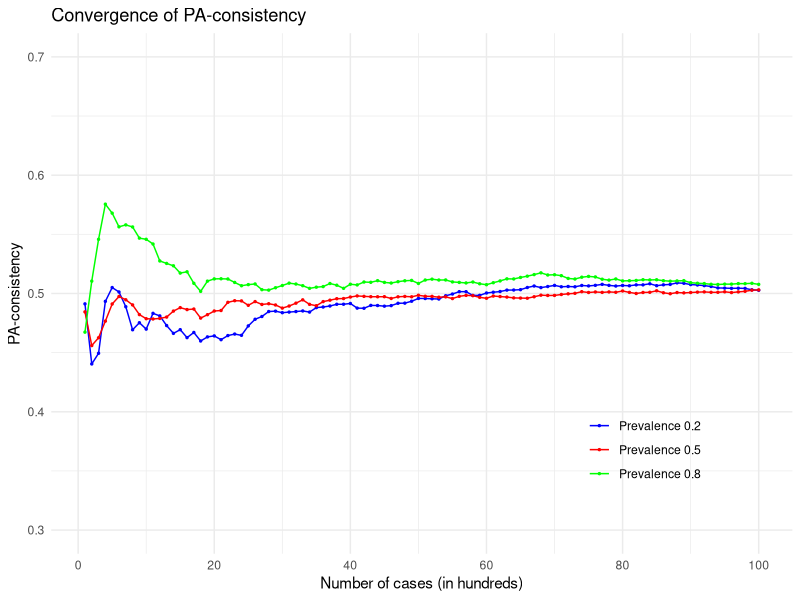
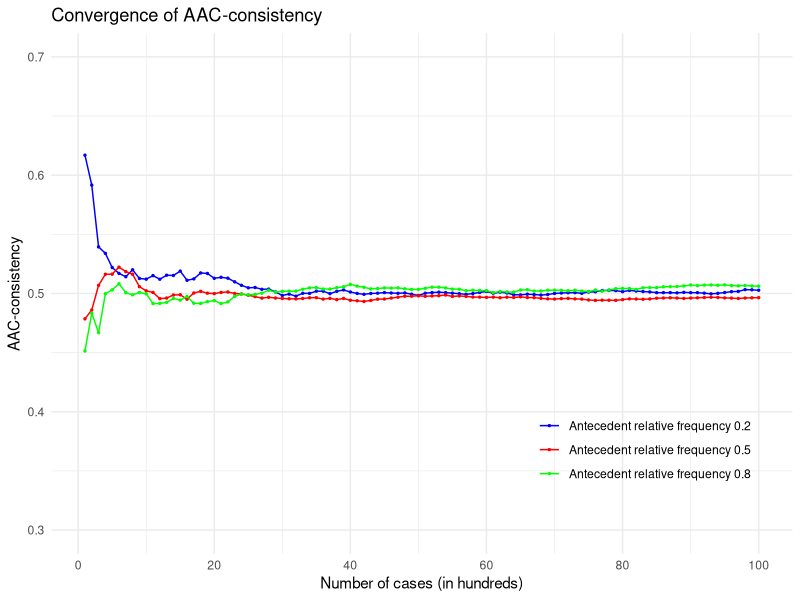

These charts were generated, in order, by the following R code:
### This script creates a plot that illustrates how PA-consistency converges 
### to 0.5 with increasing number of cases when antecedent and outcome are 
### independent, regardless of the prevalence of the outcome. The script also 
### creates a plot that illustrates how AAC-consistency converges to 0.5 with 
### increasing number of cases when antecedent and outcome are independent, 
### regardless of the relative frequency of the antecedent.


# set seed to ensure replicability
set.seed(552)

# load libraries
library(ggplot2)

# define a function that calculates PA-consistency
calculate_PA_con <- function(Phi, Y){
  sum(Phi*Y)/(sum(Phi*Y) + sum(Y)/sum(1-Y)*sum(Phi*(1-Y)))
}

# set the number of cases to converge to
n <- 10000
# set the number of cases per interval
interval <- 100
# calculate the number of intervals
num_intervals <- n/interval

## calculate PA-consistencies for prevalence of 0.2
# generate antecedent values for all cases
Phi <- rbinom(n, 1, 0.4)
# generate outcome values for all cases, with an expected prevalence of 0.2
Y <- rbinom(n, 1, 0.2)
# generate a list containing the PA-consistencies of the first 100, 200, ..., n cases
PA_cons_02 <- rep(NA, num_intervals)
for (i in 1:num_intervals){
  end <- i*interval
  PA_cons_02[i] <- calculate_PA_con(Phi[1:end], Y[1:end])
}

## analogously calculate PA-consistencies for prevalence of 0.5
Phi <- rbinom(n, 1, 0.4)
Y <- rbinom(n, 1, 0.5)
PA_cons_05 <- rep(NA, num_intervals)
for (i in 1:num_intervals){
  end <- i*interval
  PA_cons_05[i] <- calculate_PA_con(Phi[1:end], Y[1:end])
}

## analogously calculate PA-consistencies for prevalence of 0.8
Phi <- rbinom(n, 1, 0.4)
Y <- rbinom(n, 1, 0.8)
PA_cons_08 <- rep(NA, num_intervals)
for (i in 1:num_intervals){
  end <- i*interval
  PA_cons_08[i] <- calculate_PA_con(Phi[1:end], Y[1:end])
}

#create a convergence plot of these three series
df <- data.frame(interval=1:num_intervals, PA_con02=PA_cons_02, PA_con05=PA_cons_05, PA_con08=PA_cons_08)
ggplot(df, aes(x=interval)) +
  geom_line(aes(y=PA_con02, color='Prevalence 0.2')) +
  geom_line(aes(y=PA_con05, color='Prevalence 0.5')) +
  geom_line(aes(y=PA_con08, color='Prevalence 0.8')) +
  geom_point(aes(y=PA_con02, color='Prevalence 0.2'), size=0.5) +
  geom_point(aes(y=PA_con05, color='Prevalence 0.5'), size=0.5) +
  geom_point(aes(y=PA_con08, color='Prevalence 0.8'), size=0.5) +
  labs(x='Number of cases (in hundreds)', y='PA-consistency', title='Convergence of PA-consistency') +
  scale_y_continuous(breaks=seq(0, 1, by=0.1), limits=c(0.3,0.7)) +
  scale_x_continuous(breaks=seq(0, 100, by=20)) +
  scale_color_manual(values=c('Prevalence 0.2'='blue', 'Prevalence 0.5'='red', 'Prevalence 0.8'='green')) +
  theme_minimal() +
  theme(legend.title=element_blank(), legend.position=c(0.8, 0.2))




# define a function that calculates AAC-consistency
calculate_AAC_con <- function(Phi, Y){
  sum((1-Phi)*(1-Y))/(sum((1-Phi)*(1-Y)) + sum(1-Phi)/sum(Phi)*sum(Phi*(1-Y)))
}

# set the number of cases to converge to
n <- 10000
# set the number of cases per interval
interval <- 100
# calculate the number of intervals
num_intervals <- n/interval

## calculate AAC-consistencies for prevalence of 0.2
# generate antecedent values for all cases
Phi <- rbinom(n, 1, 0.2)
# generate outcome values for all cases, with an expected prevalence of 0.2
Y <- rbinom(n, 1, 0.3)
# generate a list containing the AAC-consistencies of the first 100, 200, ..., n cases
AAC_cons_02 <- rep(NA, num_intervals)
for (i in 1:num_intervals){
  end <- i*interval
  AAC_cons_02[i] <- calculate_AAC_con(Phi[1:end], Y[1:end])
}

## analogously calculate AAC-consistencies for prevalence of 0.5
Phi <- rbinom(n, 1, 0.5)
Y <- rbinom(n, 1, 0.3)
AAC_cons_05 <- rep(NA, num_intervals)
for (i in 1:num_intervals){
  end <- i*interval
  AAC_cons_05[i] <- calculate_AAC_con(Phi[1:end], Y[1:end])
}

## analogously calculate AAC-consistencies for prevalence of 0.8
Phi <- rbinom(n, 1, 0.8)
Y <- rbinom(n, 1, 0.3)
AAC_cons_08 <- rep(NA, num_intervals)
for (i in 1:num_intervals){
  end <- i*interval
  AAC_cons_08[i] <- calculate_AAC_con(Phi[1:end], Y[1:end])
}

#create a convergence plot of these three series
df <- data.frame(interval=1:num_intervals, AAC_con02=AAC_cons_02, AAC_con05=AAC_cons_05, AAC_con08=AAC_cons_08)
ggplot(df, aes(x=interval)) +
  geom_line(aes(y=AAC_con02, color='Antecedent relative frequency 0.2')) +
  geom_line(aes(y=AAC_con05, color='Antecedent relative frequency 0.5')) +
  geom_line(aes(y=AAC_con08, color='Antecedent relative frequency 0.8')) +
  geom_point(aes(y=AAC_con02, color='Antecedent relative frequency 0.2'), size=0.5) +
  geom_point(aes(y=AAC_con05, color='Antecedent relative frequency 0.5'), size=0.5) +
  geom_point(aes(y=AAC_con08, color='Antecedent relative frequency 0.8'), size=0.5) +
  labs(x='Number of cases (in hundreds)', y='AAC-consistency', title='Convergence of AAC-consistency') +
  scale_y_continuous(breaks=seq(0, 1, by=0.1), limits=c(0.3,0.7)) +
  scale_x_continuous(breaks=seq(0, 100, by=20)) +
  scale_color_manual(values=c('Antecedent relative frequency 0.2'='blue', 'Antecedent relative frequency 0.5'='red', 'Antecedent relative frequency 0.8'='green')) +
  theme_minimal() +
  theme(legend.title=element_blank(), legend.position=c(0.8, 0.2))


